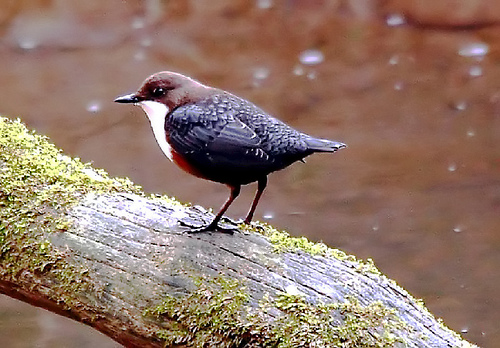
#> input picture LIBS/CNN_Models/visualization/ouzel1.jpg, 500 x 348 px, found by its file name
$ python my_test_time_img_aug.py
#> lines starting #> are read from the running program, lines starting #| are printed output that depends on the picture
# test time image augmentation,

import cv2
import numpy as np

def img_move(img1, dx, dy):
    if isinstance(img1, str):
        img2 = cv2.imread(img1)
    else:
        img2 = img1

    rows, cols = img2.shape[0:2]

    M = np.float32([[1, 0, dx], [0, 1, dy]])
    dst = cv2.warpAffine(img2, M, (cols, rows))

    return dst

def img_flip(img1, flip_direction=1): #horizonal:1, vertical:0
    if isinstance(img1, str):
        img2 = cv2.imread(img1)
    else:
        img2 = img1

    img3 = cv2.flip(img2, flip_direction)

    return img3


if __name__ == '__main__':
    img_file = '/tmp1/ouzel1.jpg'

    img1 = cv2.imread(img_file)
#> img1 is the input picture: shape (348, 500, 3); mean B, G, R 106.7, 119.7, 146.7

    image2=cv2.flip(img1,1)  #horizonal
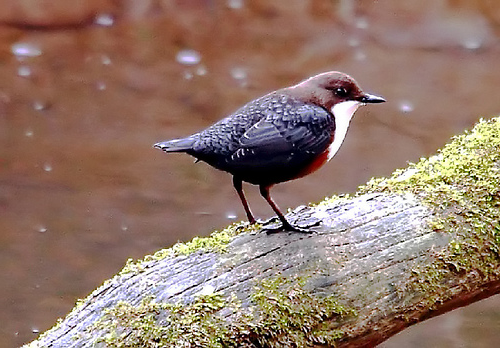
#> image2: shape (348, 500, 3); mean B, G, R 106.7, 119.7, 146.7
    # image=cv2.flip(image,0)  #vertical

    cv2.imshow('aaa', image2)

    # cv2.imshow( 'dst', img_move(img_file, 50,3))
    cv2.waitKey(0)

$ run again, with LIBS/CNN_Models/visualization/elephant.jpeg copied over LIBS/CNN_Models/visualization/ouzel1.jpg
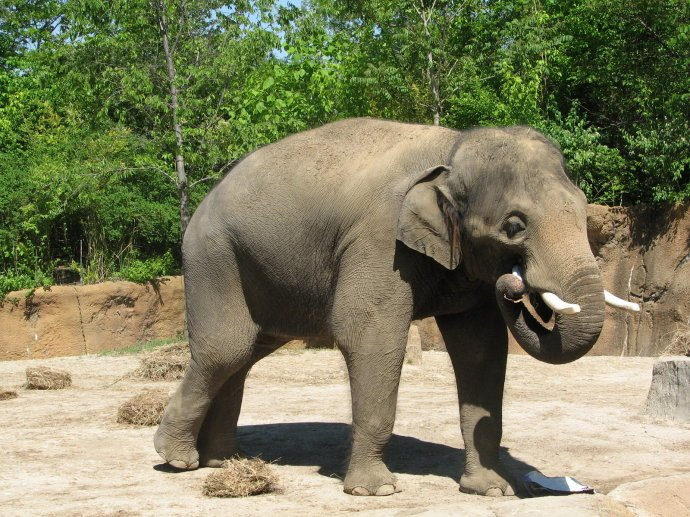
#> input picture LIBS/CNN_Models/visualization/elephant.jpeg, 690 x 517 px, found by its file name
#> img1 is the input picture: shape (517, 690, 3); mean B, G, R 94.7, 127.1, 126.9
#> `image2=cv2.flip(img1,1)`:
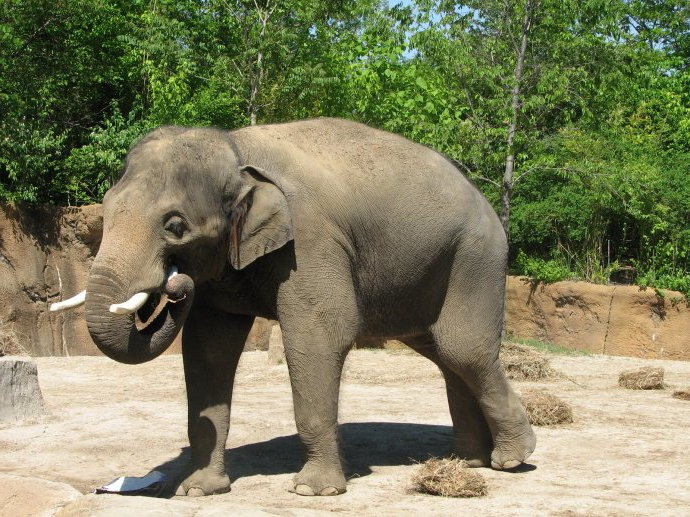
#> image2: shape (517, 690, 3); mean B, G, R 94.7, 127.1, 126.9
